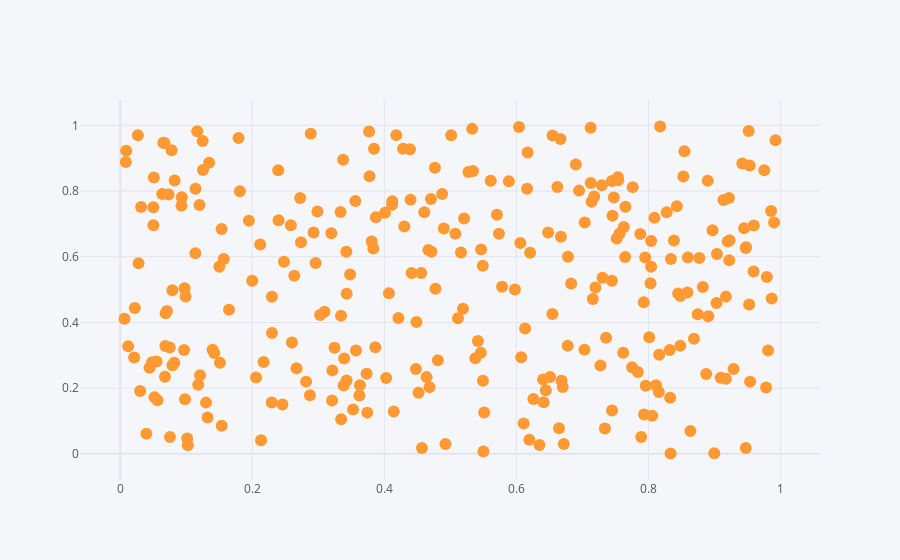

The code cell stored with this chart in its notebook:
### Code cell
# scatter plot having the relation b/w x and y.
df.iplot(x = 'a' ,y = 'b',mode = 'markers')

### Figure 1 — Plotly figure (JSON) as saved in the notebook; plotly's stock layout.template omitted (floating-point values rounded to 4 significant figures; data arrays with more than 128 entries replaced by an {"elided": "..."} marker saying what was removed)
{"data": [{"line": {"color": "rgba(255, 153, 51, 1.0)", "dash": "solid", "shape": "linear", "width": 1.3}, "marker": {"size": 12, "symbol": "circle"}, "mode": "markers", "name": "b", "text": "", "type": "scatter", "x": {"elided": "300 float values"}, "y": {"elided": "300 float values"}}], "layout": {"legend": {"bgcolor": "#F5F6F9", "font": {"color": "#4D5663"}}, "paper_bgcolor": "#F5F6F9", "plot_bgcolor": "#F5F6F9", "title": {"font": {"color": "#4D5663"}}, "xaxis": {"gridcolor": "#E1E5ED", "showgrid": true, "tickfont": {"color": "#4D5663"}, "title": {"font": {"color": "#4D5663"}, "text": ""}, "zerolinecolor": "#E1E5ED"}, "yaxis": {"gridcolor": "#E1E5ED", "showgrid": true, "tickfont": {"color": "#4D5663"}, "title": {"font": {"color": "#4D5663"}, "text": ""}, "zerolinecolor": "#E1E5ED"}}}
